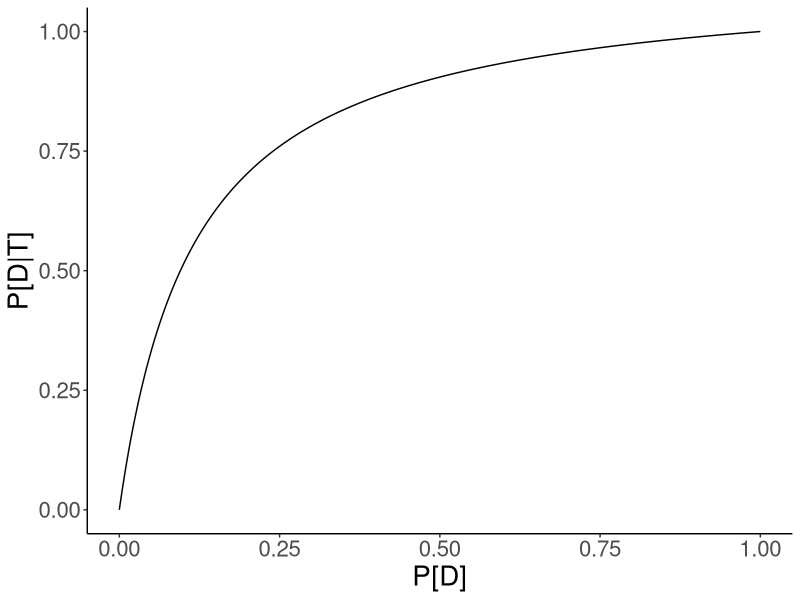
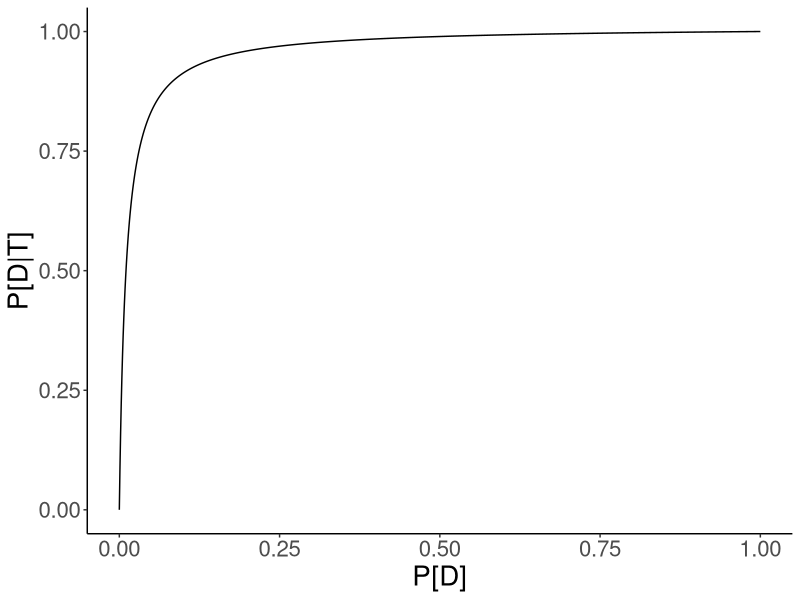

Generate these figures, in order, with R:
## ---- chunk 1

library(ggplot2)
pD = seq(0,1,by=0.001)
pTgivenD = 0.95
pTgiven_notD = 0.1

# law of total probability:
pT =  pTgivenD * pD + pTgiven_notD*(1-pD)

#Bayes Theorem:
pDgivenT = pTgivenD*pD/pT

dat = data.frame(pT = pD,pDgivenT = pDgivenT)

ggplot(dat,aes(x  = pD,y = pDgivenT)) +
  geom_line() +
  theme_classic() +
  xlab("P[D]") + 
  ylab("P[D|T]") + 
  theme(text = element_text(size = 20))  


## ---- chunk 2

pD = seq(0,1,by=0.001)
pTgivenD = 0.95
pTgiven_notD = 0.01

# law of total probability:
pT =  pTgivenD * pD + pTgiven_notD*(1-pD)

#Bayes Theorem:
pDgivenT = pTgivenD*pD/pT

dat = data.frame(pT = pD,pDgivenT = pDgivenT)

ggplot(dat,aes(x  = pD,y = pDgivenT)) +
  geom_line() +
  theme_classic()+
  xlab("P[D]") + 
  ylab("P[D|T]") + 
  theme(text = element_text(size = 20)) 


